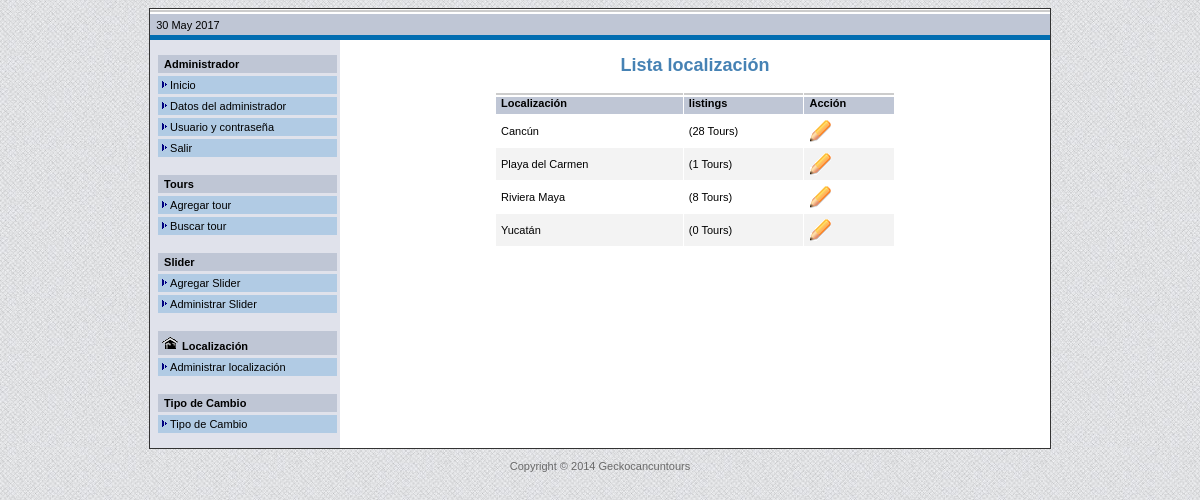
Screenshot of /adminpanel/lista-localizacion.php (signed in) with the database file from the repository.
### tables this page shows
CREATE TABLE `localizacion` (
  `id_localizacion` int(11) unsigned NOT NULL AUTO_INCREMENT,
  `nom_localizacion` varchar(100) NOT NULL,
  PRIMARY KEY (`id_localizacion`)
);

### adminpanel/lista-localizacion.php (the view, shortened to what this page needs)
<?php
require_once('../Connections/conexion.php');
?>
<?php
$query_localizacion = "SELECT id_localizacion, nom_localizacion FROM localizacion ORDER BY nom_localizacion ASC";
$localizacion = mysql_query($query_localizacion, $conexion) or die(mysql_error());
$row_localizacion = mysql_fetch_assoc($localizacion);
?>
<!DOCTYPE html PUBLIC "-//W3C//DTD XHTML 1.0 Transitional//EN" "http://www.w3.org/TR/xhtml1/DTD/xhtml1-transitional.dtd">
<html xmlns="http://www.w3.org/1999/xhtml">
<head>
<link href="estilo/estilo.css" rel="stylesheet" type="text/css" />
</head>
<body>
<table width="900" border="0" align="center" cellpadding="1" cellspacing="0">
<tbody>
<tr>
<td bgcolor="#333333"> <?php include('include/cabecera.php') ?>
<table bgcolor="#ffffff" border="0" cellpadding="0" cellspacing="0" width="100%">
<tbody>
<tr>
<td colspan="4">
<table width="900" align="center" cellpadding="0" cellspacing="0">
<tr>
<td valign="top" align="left" class="leftbg" width="100"> <?php include ('include/menu.php') ?></td>
<td valign="top">
<h2 align="center">Lista localizaci&oacute;n</h2>
<table width="400" border="0" align="center" cellpadding="5" cellspacing="1">
  <tr>
    <td background="images/top-menubg.gif"><b>Localizaci&oacute;n</b></td>
    <td background="images/top-menubg.gif"><b>listings</b></td>
    <td  background="images/top-menubg.gif"><b>Acci&oacute;n</b></td>
    </tr>
    <?php $fila = 0;?>
  <?php do { ?>
    <tr <?php if ($fila++%2!=0) echo "bgcolor=\"#F3F3F3\"";?>>
      <td ><?php echo $row_localizacion['nom_localizacion']; ?></td>
      <td ><?php
	  $id = $row_localizacion['id_localizacion'];
$query_Nlistings = "SELECT * FROM tours WHERE localizacion_id = $id";
$Nlistings = mysql_query($query_Nlistings, $conexion) or die(mysql_error());
$totalRows_Nlistings = mysql_num_rows($Nlistings);
	 echo "($totalRows_Nlistings Tours)";
	 ?>&nbsp;</td>
      <td><img src="images/modificar.gif" width="22" height="22" alt="Editar" /></td>
      </tr>
    <?php } while ($row_localizacion = mysql_fetch_assoc($localizacion)); ?>
</table>
</td>
</tr>
</table> </td>
</tr>
</tbody>
</table> </td>
</tr>
</tbody>
</table>
<?php include ('include/pie.php') ?>
</body>
</html>

### adminpanel/estilo/estilo.css (style rules this page uses)
body { background-color : #DCDCDC; font-family: Verdana, Arial, Helvetica, sans-serif; font-size: 11px; background-image: url(../images/bg2.jpg); }
h2 { color: #4682B4; font-family: Verdana, Arial, Helvetica, sans-serif; font-size: 18px; font-weight: bold; }
td.leftbg { background-color: #E0E2EB; padding-left: 5px; }

### rows the page displays
localizacion: nom_localizacion "Cancún", totalRows_Nlistings "28"
localizacion: nom_localizacion "Playa del Carmen", totalRows_Nlistings "1"
localizacion: nom_localizacion "Riviera Maya", totalRows_Nlistings "8"
localizacion: nom_localizacion "Yucatán", totalRows_Nlistings "0"
